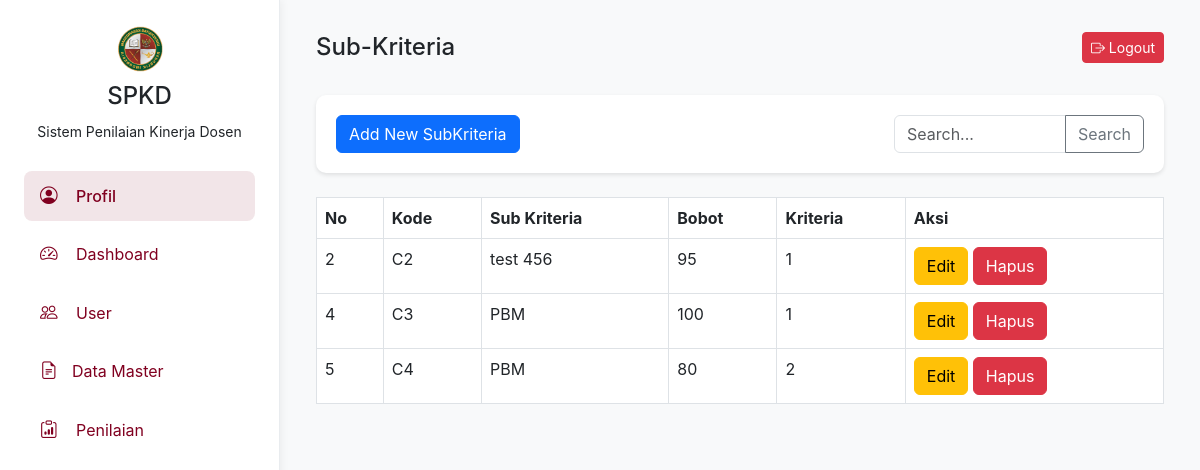
Page /spkd/backend/sub-kriteria.php on the committed database.
### tables this page shows
CREATE TABLE `master_subkriteria` (
  `id_subkriteria` int(11) NOT NULL,
  `kode_subkriteria` varchar(5) NOT NULL,
  `nama_subkriteria` varchar(100) NOT NULL,
  `bobot` float NOT NULL,
  `id_kriteria` int(11) NOT NULL
);

### spkd/backend/sub-kriteria.php (the view, shortened to what this page needs)
<?php
include 'db_connection.php';
?>
<!DOCTYPE html>
<html lang="id">
<head>
    <link href="https://cdn.jsdelivr.net/npm/bootstrap@5.3.0/dist/css/bootstrap.min.css" rel="stylesheet">
    <link rel="stylesheet" href="https://cdn.jsdelivr.net/npm/bootstrap-icons@1.11.3/font/bootstrap-icons.min.css">
</head>
<body>
    <div class="sidebar">
        <div class="text-center mb-4">
            <img src="assets/logo.png" alt="Logo SPKD" width="50">
            <h4 class="mt-2">SPKD</h4>
            <small>Sistem Penilaian Kinerja Dosen</small>
        </div>
        <nav class="nav flex-column">
            <a class="nav-link active" href="profil-upm.html">
                <i class="bi bi-person-circle"></i> Profil
            </a>
            <a class="nav-link" href="halaman-upm.php">
                <i class="bi bi-speedometer2"></i> Dashboard
            </a>
            <a class="nav-link" href="data-user.php">
                <i class="bi bi-people"></i> User
            </a>
            <a class="nav-link" data-bs-toggle="collapse" href="#dataMaster" role="button" aria-expanded="false" aria-controls="dataMaster">
                <i class="bi bi-file-earmark-text me-2"></i>Data Master
            </a>
            <a class="nav-link" href="halaman-penilaian.html">
                <i class="bi bi-clipboard-data"></i> Penilaian
            </a>
        </nav>
    </div>
    <div class="main-content">
        <nav class="navbar navbar-expand-lg">
            <div class="container-fluid">
                <div class="form-group">
                    <h4 class="mb-0">Sub-Kriteria</h4>
                </div>
                <div>
                    <a href="logout.php" class="btn btn-danger btn-sm">
                        <i class="bi bi-box-arrow-right"></i> Logout
                    </a>
                </div>
            </div>
        </nav>
        <div class="container-fluid mt-4">
            <div class="form-container mb-4">
            <div class="input-group mb-3" style="float: right; width: 250px;">
                <input type="text" class="form-control" placeholder="Search..." aria-label="Search" style="height: 38px;">
                <button class="btn btn-outline-secondary" type="button">Search</button>
            </div>
            <a href="add_subkriteria.php" class="btn btn-primary">Add New SubKriteria</a>
            </div>
            <table class="table table-bordered">
                <thead>
                    <tr>
                        <th>No</th>
                        <th>Kode</th>
                        <th>Sub Kriteria</th>
                        <th>Bobot</th>
                        <th>Kriteria</th>
                        <th>Aksi</th>
                    </tr>
                </thead>
                <tbody>
                <?php
                    $sql = "SELECT * FROM master_subkriteria";
                    $result = $conn->query($sql);
                    if ($result->num_rows > 0) {
                        while($row = $result->fetch_assoc()) {
                            echo "<tr>
                                    <td>{$row['id_subkriteria']}</td>
                                    <td>{$row['kode_subkriteria']}</td>
                                    <td>{$row['nama_subkriteria']}</td>
                                    <td>{$row['bobot']}</td>
                                    <td>{$row['id_kriteria']}</td>
                                    <td class='actions'>
                                        <a href='edit-subkriteria.php?id={$row['id_kriteria']}' class='btn btn-warning'>Edit</a>
                                        <form action='delete-subkriteria.php' method='POST' style='display:inline;'>
                                            <input type='hidden' name='id' value='{$row['id_kriteria']}'>
                                            <button type='submit' class='btn btn-danger'>Hapus</button>
                                        </form>
                                    </td>
                                  </tr>";
                        }
                    } else {
                        echo "<tr><td colspan='4'>No data found</td></tr>";
                    }
                    ?>
                </tbody>
            </table>
        </div>
    </div>
</body>
</html>

### spkd/backend/sub-kriteria.php (style rules this page uses)
:root { --primary-color: #800020; --secondary-color: #5e0b08; --background-color: #f8f9fa; --accent-color: #d7a29e; }
body { font-family: 'Inter', system-ui, -apple-system, sans-serif; background-color: var(--background-color); min-height: 100vh; display: flex; margin: 0; }
.sidebar { width: 280px; background-color: white; padding: 1.5rem; border-right: 1px solid #e9ecef; height: 100vh; box-shadow: 2px 0 8px rgba(0,0,0,0.05); }
.main-content { flex-grow: 1; padding: 1.5rem; }
.sidebar .nav-link { display: flex; align-items: center; padding: 0.75rem 1rem; margin: 0.25rem 0; color: var(--primary-color); text-decoration: none; border-radius: 8px; transition: all 0.2s ease; }
.sidebar .nav-link.active { background-color: rgba(128, 0, 32, 0.1); font-weight: 500; }
.sidebar .nav-link i { width: 24px; margin-right: 0.75rem; font-size: 1.1rem; }
.form-container { background-color: white; padding: 20px; border-radius: 10px; box-shadow: 0 2px 4px rgba(0,0,0,0.1); }

### rows in the picture
master_subkriteria: id_subkriteria "2", kode_subkriteria "C2", nama_subkriteria "test 456", bobot "95", id_kriteria "1"
master_subkriteria: id_subkriteria "4", kode_subkriteria "C3", nama_subkriteria "PBM", bobot "100", id_kriteria "1"
master_subkriteria: id_subkriteria "5", kode_subkriteria "C4", nama_subkriteria "PBM", bobot "80", id_kriteria "2"
